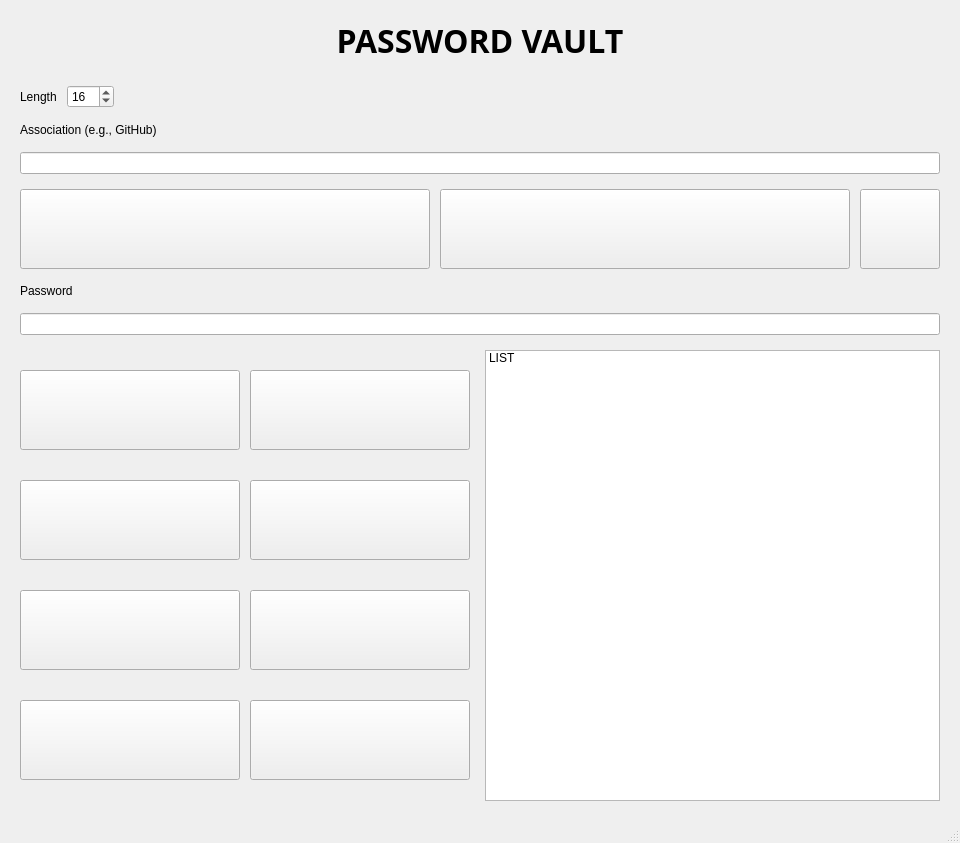
<?xml version="1.0" encoding="UTF-8"?>
<ui version="4.0">
 <author>Stryker</author>
 <class>PasswordVaultWindow</class>
 <widget class="QMainWindow" name="PasswordVaultWindow">
  <property name="geometry">
   <rect>
    <x>0</x>
    <y>0</y>
    <width>960</width>
    <height>843</height>
   </rect>
  </property>
  <property name="minimumSize">
   <size>
    <width>750</width>
    <height>750</height>
   </size>
  </property>
  <property name="windowTitle">
   <string>Password Vault - PhiGEN (Qt UI with Layouts)</string>
  </property>
  <widget class="QWidget" name="centralwidget">
   <layout class="QVBoxLayout" name="mainLayout">
    <property name="spacing">
     <number>15</number>
    </property>
    <property name="leftMargin">
     <number>20</number>
    </property>
    <property name="topMargin">
     <number>10</number>
    </property>
    <property name="rightMargin">
     <number>20</number>
    </property>
    <property name="bottomMargin">
     <number>20</number>
    </property>
    <item>
     <widget class="QLabel" name="lblTitle">
      <property name="sizePolicy">
       <sizepolicy hsizetype="Expanding" vsizetype="Fixed">
        <horstretch>0</horstretch>
        <verstretch>0</verstretch>
       </sizepolicy>
      </property>
      <property name="minimumSize">
       <size>
        <width>0</width>
        <height>60</height>
       </size>
      </property>
      <property name="maximumSize">
       <size>
        <width>16777215</width>
        <height>60</height>
       </size>
      </property>
      <property name="font">
       <font>
        <family>Xolonium</family>
        <pointsize>24</pointsize>
        <bold>true</bold>
       </font>
      </property>
      <property name="text">
       <string>PASSWORD VAULT</string>
      </property>
      <property name="alignment">
       <set>Qt::AlignmentFlag::AlignCenter</set>
      </property>
     </widget>
    </item>
    <item>
     <layout class="QHBoxLayout" name="lengthLayout">
      <property name="spacing">
       <number>10</number>
      </property>
      <item>
       <widget class="QLabel" name="lblLength">
        <property name="sizePolicy">
         <sizepolicy hsizetype="Minimum" vsizetype="Preferred">
          <horstretch>0</horstretch>
          <verstretch>0</verstretch>
         </sizepolicy>
        </property>
        <property name="text">
         <string>Length</string>
        </property>
       </widget>
      </item>
      <item>
       <widget class="QSpinBox" name="spinLength">
        <property name="sizePolicy">
         <sizepolicy hsizetype="Minimum" vsizetype="Fixed">
          <horstretch>0</horstretch>
          <verstretch>0</verstretch>
         </sizepolicy>
        </property>
        <property name="minimum">
         <number>8</number>
        </property>
        <property name="maximum">
         <number>128</number>
        </property>
        <property name="value">
         <number>16</number>
        </property>
       </widget>
      </item>
      <item>
       <spacer name="lengthSpacer">
        <property name="orientation">
         <enum>Qt::Orientation::Horizontal</enum>
        </property>
        <property name="sizeHint" stdset="0">
         <size>
          <width>40</width>
          <height>20</height>
         </size>
        </property>
       </spacer>
      </item>
     </layout>
    </item>
    <item>
     <widget class="QLabel" name="lblAssociation">
      <property name="sizePolicy">
       <sizepolicy hsizetype="Minimum" vsizetype="Preferred">
        <horstretch>0</horstretch>
        <verstretch>0</verstretch>
       </sizepolicy>
      </property>
      <property name="text">
       <string>Association (e.g., GitHub)</string>
      </property>
     </widget>
    </item>
    <item>
     <widget class="QLineEdit" name="lineAssociation">
      <property name="sizePolicy">
       <sizepolicy hsizetype="Expanding" vsizetype="Fixed">
        <horstretch>0</horstretch>
        <verstretch>0</verstretch>
       </sizepolicy>
      </property>
      <property name="frame">
       <bool>true</bool>
      </property>
      <property name="clearButtonEnabled">
       <bool>false</bool>
      </property>
     </widget>
    </item>
    <item>
     <layout class="QHBoxLayout" name="generateSaveLayout">
      <property name="spacing">
       <number>10</number>
      </property>
      <item>
       <widget class="QPushButton" name="btnGenerate">
        <property name="sizePolicy">
         <sizepolicy hsizetype="Expanding" vsizetype="Fixed">
          <horstretch>0</horstretch>
          <verstretch>0</verstretch>
         </sizepolicy>
        </property>
        <property name="minimumSize">
         <size>
          <width>220</width>
          <height>80</height>
         </size>
        </property>
        <property name="maximumSize">
         <size>
          <width>16777215</width>
          <height>80</height>
         </size>
        </property>
        <property name="text">
         <string/>
        </property>
        <property name="icon">
         <iconset>
          <normaloff>../TEMPSVG/generate_v2_8x.png</normaloff>../TEMPSVG/generate_v2_8x.png</iconset>
        </property>
        <property name="iconSize">
         <size>
          <width>220</width>
          <height>80</height>
         </size>
        </property>
       </widget>
      </item>
      <item>
       <widget class="QPushButton" name="btnSave">
        <property name="sizePolicy">
         <sizepolicy hsizetype="Expanding" vsizetype="Fixed">
          <horstretch>0</horstretch>
          <verstretch>0</verstretch>
         </sizepolicy>
        </property>
        <property name="minimumSize">
         <size>
          <width>220</width>
          <height>80</height>
         </size>
        </property>
        <property name="maximumSize">
         <size>
          <width>16777215</width>
          <height>80</height>
         </size>
        </property>
        <property name="text">
         <string/>
        </property>
        <property name="icon">
         <iconset>
          <normaloff>../TEMPSVG/save_v2_ultra_smooth.png</normaloff>../TEMPSVG/save_v2_ultra_smooth.png</iconset>
        </property>
        <property name="iconSize">
         <size>
          <width>220</width>
          <height>80</height>
         </size>
        </property>
       </widget>
      </item>
      <item>
       <widget class="QPushButton" name="btnShowFolder">
        <property name="sizePolicy">
         <sizepolicy hsizetype="Fixed" vsizetype="Fixed">
          <horstretch>0</horstretch>
          <verstretch>0</verstretch>
         </sizepolicy>
        </property>
        <property name="minimumSize">
         <size>
          <width>80</width>
          <height>80</height>
         </size>
        </property>
        <property name="maximumSize">
         <size>
          <width>80</width>
          <height>80</height>
         </size>
        </property>
        <property name="icon">
         <iconset>
          <normaloff>../TEMPSVG/icon_folder_showpath.png</normaloff>../TEMPSVG/icon_folder_showpath.png</iconset>
        </property>
        <property name="iconSize">
         <size>
          <width>64</width>
          <height>64</height>
         </size>
        </property>
       </widget>
      </item>
     </layout>
    </item>
    <item>
     <widget class="QLabel" name="lblPassword">
      <property name="sizePolicy">
       <sizepolicy hsizetype="Minimum" vsizetype="Preferred">
        <horstretch>0</horstretch>
        <verstretch>0</verstretch>
       </sizepolicy>
      </property>
      <property name="text">
       <string>Password</string>
      </property>
     </widget>
    </item>
    <item>
     <widget class="QLineEdit" name="linePassword">
      <property name="sizePolicy">
       <sizepolicy hsizetype="Expanding" vsizetype="Fixed">
        <horstretch>0</horstretch>
        <verstretch>0</verstretch>
       </sizepolicy>
      </property>
      <property name="echoMode">
       <enum>QLineEdit::EchoMode::Password</enum>
      </property>
     </widget>
    </item>
    <item>
     <layout class="QHBoxLayout" name="mainContentLayout">
      <property name="spacing">
       <number>15</number>
      </property>
      <item>
       <layout class="QGridLayout" name="buttonGrid">
        <property name="spacing">
         <number>10</number>
        </property>
        <item row="0" column="0">
         <widget class="QPushButton" name="btnRetrieve">
          <property name="sizePolicy">
           <sizepolicy hsizetype="Expanding" vsizetype="Fixed">
            <horstretch>0</horstretch>
            <verstretch>0</verstretch>
           </sizepolicy>
          </property>
          <property name="minimumSize">
           <size>
            <width>220</width>
            <height>80</height>
           </size>
          </property>
          <property name="maximumSize">
           <size>
            <width>16777215</width>
            <height>80</height>
           </size>
          </property>
          <property name="text">
           <string/>
          </property>
          <property name="icon">
           <iconset resource="../TEMPSVG/buttons.qrc">
            <normaloff>:/buttons/retrieve_v2_ultra_smooth.png</normaloff>:/buttons/retrieve_v2_ultra_smooth.png</iconset>
          </property>
          <property name="iconSize">
           <size>
            <width>220</width>
            <height>80</height>
           </size>
          </property>
         </widget>
        </item>
        <item row="0" column="1">
         <widget class="QPushButton" name="btnCopy">
          <property name="sizePolicy">
           <sizepolicy hsizetype="Expanding" vsizetype="Fixed">
            <horstretch>0</horstretch>
            <verstretch>0</verstretch>
           </sizepolicy>
          </property>
          <property name="minimumSize">
           <size>
            <width>220</width>
            <height>80</height>
           </size>
          </property>
          <property name="maximumSize">
           <size>
            <width>16777215</width>
            <height>80</height>
           </size>
          </property>
          <property name="text">
           <string/>
          </property>
          <property name="icon">
           <iconset resource="../TEMPSVG/buttons.qrc">
            <normaloff>:/buttons/copy_v2_ultra_smooth.png</normaloff>:/buttons/copy_v2_ultra_smooth.png</iconset>
          </property>
          <property name="iconSize">
           <size>
            <width>220</width>
            <height>80</height>
           </size>
          </property>
         </widget>
        </item>
        <item row="1" column="0">
         <widget class="QPushButton" name="btnLock">
          <property name="sizePolicy">
           <sizepolicy hsizetype="Expanding" vsizetype="Fixed">
            <horstretch>0</horstretch>
            <verstretch>0</verstretch>
           </sizepolicy>
          </property>
          <property name="minimumSize">
           <size>
            <width>220</width>
            <height>80</height>
           </size>
          </property>
          <property name="maximumSize">
           <size>
            <width>16777215</width>
            <height>80</height>
           </size>
          </property>
          <property name="text">
           <string/>
          </property>
          <property name="icon">
           <iconset resource="../TEMPSVG/buttons.qrc">
            <normaloff>:/buttons/lock_v2_ultra_smooth.png</normaloff>:/buttons/lock_v2_ultra_smooth.png</iconset>
          </property>
          <property name="iconSize">
           <size>
            <width>220</width>
            <height>80</height>
           </size>
          </property>
         </widget>
        </item>
        <item row="1" column="1">
         <widget class="QPushButton" name="btnUnlock">
          <property name="sizePolicy">
           <sizepolicy hsizetype="Expanding" vsizetype="Fixed">
            <horstretch>0</horstretch>
            <verstretch>0</verstretch>
           </sizepolicy>
          </property>
          <property name="minimumSize">
           <size>
            <width>220</width>
            <height>80</height>
           </size>
          </property>
          <property name="maximumSize">
           <size>
            <width>16777215</width>
            <height>80</height>
           </size>
          </property>
          <property name="text">
           <string/>
          </property>
          <property name="icon">
           <iconset resource="../TEMPSVG/buttons.qrc">
            <normaloff>:/buttons/unlock_v2_ultra_smooth.png</normaloff>:/buttons/unlock_v2_ultra_smooth.png</iconset>
          </property>
          <property name="iconSize">
           <size>
            <width>220</width>
            <height>80</height>
           </size>
          </property>
         </widget>
        </item>
        <item row="2" column="0">
         <widget class="QPushButton" name="btnSetMaster">
          <property name="sizePolicy">
           <sizepolicy hsizetype="Expanding" vsizetype="Fixed">
            <horstretch>0</horstretch>
            <verstretch>0</verstretch>
           </sizepolicy>
          </property>
          <property name="minimumSize">
           <size>
            <width>220</width>
            <height>80</height>
           </size>
          </property>
          <property name="maximumSize">
           <size>
            <width>16777215</width>
            <height>80</height>
           </size>
          </property>
          <property name="text">
           <string/>
          </property>
          <property name="icon">
           <iconset resource="../TEMPSVG/buttons.qrc">
            <normaloff>:/buttons/set_master_v2_ultra_smooth.png</normaloff>:/buttons/set_master_v2_ultra_smooth.png</iconset>
          </property>
          <property name="iconSize">
           <size>
            <width>220</width>
            <height>80</height>
           </size>
          </property>
         </widget>
        </item>
        <item row="2" column="1">
         <widget class="QPushButton" name="btnList">
          <property name="sizePolicy">
           <sizepolicy hsizetype="Expanding" vsizetype="Fixed">
            <horstretch>0</horstretch>
            <verstretch>0</verstretch>
           </sizepolicy>
          </property>
          <property name="minimumSize">
           <size>
            <width>220</width>
            <height>80</height>
           </size>
          </property>
          <property name="maximumSize">
           <size>
            <width>16777215</width>
            <height>80</height>
           </size>
          </property>
          <property name="text">
           <string/>
          </property>
          <property name="icon">
           <iconset resource="../TEMPSVG/buttons.qrc">
            <normaloff>:/buttons/list_v2_ultra_smooth.png</normaloff>:/buttons/list_v2_ultra_smooth.png</iconset>
          </property>
          <property name="iconSize">
           <size>
            <width>220</width>
            <height>80</height>
           </size>
          </property>
         </widget>
        </item>
        <item row="3" column="0">
         <widget class="QPushButton" name="btnSetVault">
          <property name="sizePolicy">
           <sizepolicy hsizetype="Expanding" vsizetype="Fixed">
            <horstretch>0</horstretch>
            <verstretch>0</verstretch>
           </sizepolicy>
          </property>
          <property name="minimumSize">
           <size>
            <width>220</width>
            <height>80</height>
           </size>
          </property>
          <property name="maximumSize">
           <size>
            <width>16777215</width>
            <height>80</height>
           </size>
          </property>
          <property name="text">
           <string/>
          </property>
          <property name="icon">
           <iconset resource="../TEMPSVG/buttons.qrc">
            <normaloff>:/buttons/set_vault_v2_ultra_smooth.png</normaloff>:/buttons/set_vault_v2_ultra_smooth.png</iconset>
          </property>
          <property name="iconSize">
           <size>
            <width>220</width>
            <height>80</height>
           </size>
          </property>
         </widget>
        </item>
        <item row="3" column="1">
         <widget class="QPushButton" name="btnCopyPath">
          <property name="sizePolicy">
           <sizepolicy hsizetype="Expanding" vsizetype="Fixed">
            <horstretch>0</horstretch>
            <verstretch>0</verstretch>
           </sizepolicy>
          </property>
          <property name="minimumSize">
           <size>
            <width>220</width>
            <height>80</height>
           </size>
          </property>
          <property name="maximumSize">
           <size>
            <width>16777215</width>
            <height>80</height>
           </size>
          </property>
          <property name="text">
           <string/>
          </property>
          <property name="icon">
           <iconset resource="../TEMPSVG/buttons.qrc">
            <normaloff>:/buttons/copy_path_v2_ultra_smooth.png</normaloff>:/buttons/copy_path_v2_ultra_smooth.png</iconset>
          </property>
          <property name="iconSize">
           <size>
            <width>220</width>
            <height>80</height>
           </size>
          </property>
         </widget>
        </item>
       </layout>
      </item>
      <item>
       <widget class="QListWidget" name="listAssociations">
        <property name="sizePolicy">
         <sizepolicy hsizetype="Expanding" vsizetype="Expanding">
          <horstretch>1</horstretch>
          <verstretch>0</verstretch>
         </sizepolicy>
        </property>
        <property name="toolTip">
         <string>LIST IS HERE
</string>
        </property>
        <property name="whatsThis">
         <string>LIST DISPLAY BOX

</string>
        </property>
        <item>
         <property name="text">
          <string>LIST</string>
         </property>
        </item>
       </widget>
      </item>
     </layout>
    </item>
   </layout>
  </widget>
  <widget class="QStatusBar" name="statusbar"/>
 </widget>
 <resources>
  <include location="../TEMPSVG/buttons.qrc"/>
 </resources>
 <connections/>
</ui>
